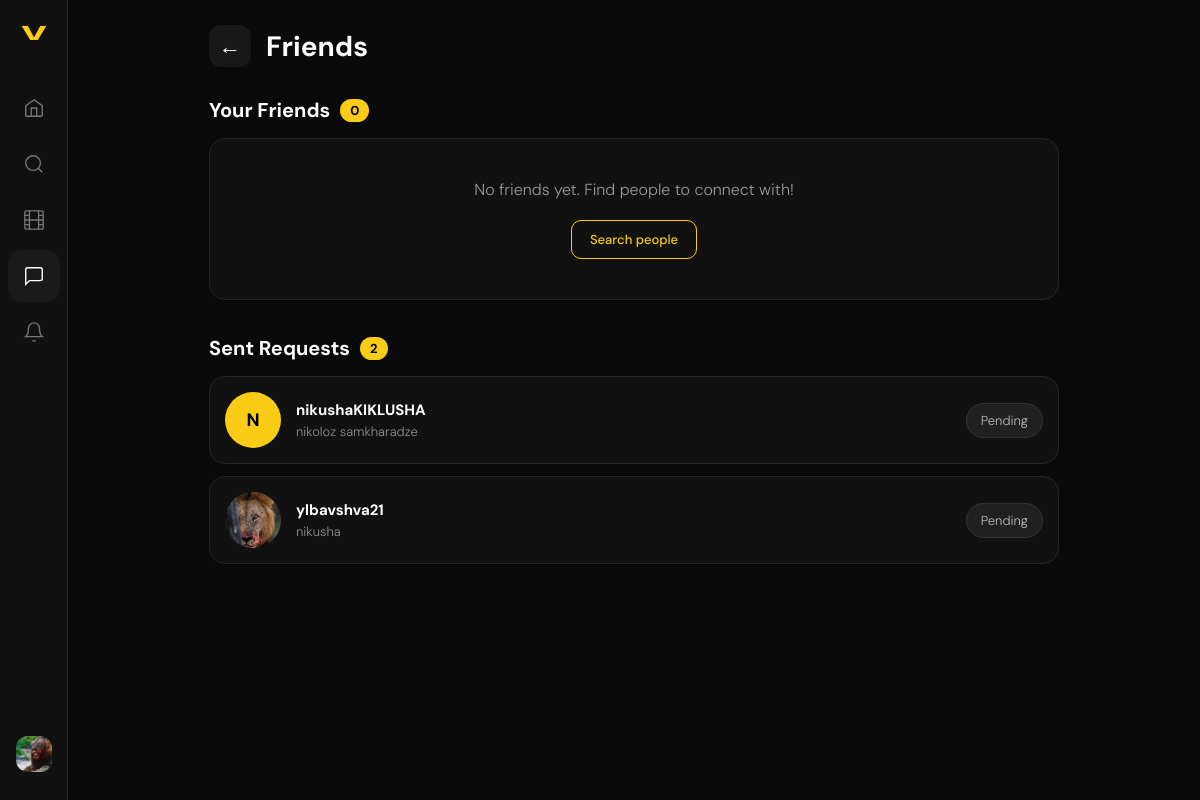
The app's page /chats/friends/ (signed in) with its own data.
### users/models.py (models this page shows, shortened)
class User(AbstractUser):
    id = models.UUIDField(primary_key=True, default=uuid.uuid4, editable=False)
    bio = models.TextField(max_length=500, blank=True)
    avatar = models.ImageField(upload_to='profile_pics/', blank=True, null=True)
    website = models.URLField(blank=True)
    is_private = models.BooleanField(default=False)
    followers = models.ManyToManyField(
        'self',
        through='Follow',
        symmetrical=False,
        related_name='following_set'
    )
    class Meta:
        db_table = 'users'

### chats/models.py (models this page shows, shortened)
class FriendRequest(models.Model):
    STATUS = [
        ('pending',  'Pending'),
        ('accepted', 'Accepted'),
        ('declined', 'Declined'),
    ]
    id         = models.UUIDField(primary_key=True, default=uuid.uuid4, editable=False)
    from_user  = models.ForeignKey(settings.AUTH_USER_MODEL, on_delete=models.CASCADE, related_name='sent_requests')
    to_user    = models.ForeignKey(settings.AUTH_USER_MODEL, on_delete=models.CASCADE, related_name='received_requests')
    status     = models.CharField(max_length=10, choices=STATUS, default='pending')
    created_at = models.DateTimeField(auto_now_add=True)
    class Meta:
        db_table      = 'friend_requests'
        unique_together = ('from_user', 'to_user')

### chats/views.py (the view)
# urls.py: path('friends/',                        views.friend_requests_view,    name='friends'),
@login_required
def friend_requests_view(request):
    received = FriendRequest.objects.filter(
        to_user=request.user, status='pending'
    ).select_related('from_user').order_by('-created_at')
    sent = FriendRequest.objects.filter(
        from_user=request.user, status='pending'
    ).select_related('to_user').order_by('-created_at')
    friends = Friendship.get_friends(request.user)
    return render(request, 'chats/friends.html', {
        'received': received,
        'sent': sent,
        'friends': friends,
    })

### chats/models.py (called while the page is built)
    @classmethod
    def get_friends(cls, user):
        from django.conf import settings
        User = settings.AUTH_USER_MODEL
        qs = cls.objects.filter(
            models.Q(user1=user) | models.Q(user2=user)
        ).select_related('user1', 'user2')
        friends = []
        for f in qs:
            friends.append(f.user2 if f.user1 == user else f.user1)
        return friends

### templates/chats/friends.html (shortened to what this page needs)
{% extends 'users/base.html' %}
{% load static %}
{% block nav_chats %}active{% endblock %}
{% block extra_css %}<link rel="stylesheet" href="{% static 'chats/main.css' %}">{% endblock %}
{% block content %}
<div class="friends-page">
  <div class="friends-header">
    <a href="{% url 'chats:list' %}" class="back-btn">←</a>
    <h2>Friends</h2>
  </div>
  <div class="friends-section">
    <h3 class="fs-title">Your Friends <span class="fs-count">{{ friends|length }}</span></h3>
    {% for friend in friends %}
      <div class="fr-row">
        <a href="{% url 'users:profile' friend.username %}" class="fr-av-wrap">
          {% if friend.avatar %}
            <img src="{{ friend.avatar.url }}" class="fr-av" />
          {% else %}
            <div class="fr-av-ph">{{ friend.username|first|upper }}</div>
          {% endif %}
        </a>
        <div class="fr-info">
          <strong>{{ friend.username }}</strong>
          <span>{{ friend.get_full_name }}</span>
        </div>
        <a href="{% url 'chats:start_dm' friend.username %}" class="fr-msg-btn">
          <svg viewBox="0 0 24 24" fill="none" stroke="currentColor" stroke-width="1.5" width="16" height="16"><path d="M21 15a2 2 0 01-2 2H7l-4 4V5a2 2 0 012-2h14a2 2 0 012 2z"/></svg>
          Message
        </a>
      </div>
    {% empty %}
      <div class="fs-empty">
        <p>No friends yet. Find people to connect with!</p>
        <a href="{% url 'users:search' %}" class="btn-outline">Search people</a>
      </div>
    {% endfor %}
  </div>
  {% if sent %}
  <div class="friends-section">
    <h3 class="fs-title">Sent Requests <span class="fs-count">{{ sent.count }}</span></h3>
    {% for req in sent %}
      <div class="fr-row">
        <a href="{% url 'users:profile' req.to_user.username %}" class="fr-av-wrap">
          {% if req.to_user.avatar %}
            <img src="{{ req.to_user.avatar.url }}" class="fr-av" />
          {% else %}
            <div class="fr-av-ph">{{ req.to_user.username|first|upper }}</div>
          {% endif %}
        </a>
        <div class="fr-info">
          <strong>{{ req.to_user.username }}</strong>
          <span>{{ req.to_user.get_full_name }}</span>
        </div>
        <span class="fr-pending-badge">Pending</span>
      </div>
    {% endfor %}
  </div>
  {% endif %}
</div>
{% endblock %}

### templates/feed/base.html (shortened to what this page needs)
{% load static %}
<!DOCTYPE html>
<html lang="en">
<head>
  <link rel="stylesheet" href="{% static 'users/main.css' %}" />
  {% block extra_css %}{% endblock %}
</head>
<body>
{% if user.is_authenticated %}
<nav class="sidebar">
  <div class="sidebar-logo">V</div>
  <div class="sidebar-links">
    <a href="/" class="nav-link {% block nav_home %}{% endblock %}" title="Home">
      <svg viewBox="0 0 24 24" fill="none" stroke="currentColor" stroke-width="1.5"><path d="M3 9.5L12 3l9 6.5V20a1 1 0 01-1 1H4a1 1 0 01-1-1V9.5z"/><path d="M9 21V12h6v9"/></svg>
    </a>
    <a href="{% url 'users:search' %}" class="nav-link {% block nav_search %}{% endblock %}" title="Search">
      <svg viewBox="0 0 24 24" fill="none" stroke="currentColor" stroke-width="1.5"><circle cx="11" cy="11" r="8"/><path d="M21 21l-4.35-4.35"/></svg>
    </a>
    <a href="/reels/" class="nav-link {% block nav_reels %}{% endblock %}" title="Reels">
      <svg viewBox="0 0 24 24" fill="none" stroke="currentColor" stroke-width="1.5"><rect x="2" y="2" width="20" height="20" rx="2.18"/><path d="M7 2v20M17 2v20M2 12h20M2 7h5M2 17h5M17 7h5M17 17h5"/></svg>
    </a>
    <a href="/chats/" class="nav-link {% block nav_chats %}{% endblock %}" title="Messages">
      <svg viewBox="0 0 24 24" fill="none" stroke="currentColor" stroke-width="1.5"><path d="M21 15a2 2 0 01-2 2H7l-4 4V5a2 2 0 012-2h14a2 2 0 012 2z"/></svg>
    </a>
    <a href="/notifications/" class="nav-link {% block nav_notifs %}{% endblock %}" title="Notifications" style="position:relative">
      <svg viewBox="0 0 24 24" fill="none" stroke="currentColor" stroke-width="1.5"><path d="M18 8A6 6 0 006 8c0 7-3 9-3 9h18s-3-2-3-9"/><path d="M13.73 21a2 2 0 01-3.46 0"/></svg>
    </a>
    <a href="{% url 'users:profile' user.username %}" class="nav-link nav-avatar {% block nav_profile %}{% endblock %}" title="Profile">
      {% if user.avatar %}
        <img src="{{ user.avatar.url }}" alt="avatar" />
      {% else %}
        <span>{{ user.username|first|upper }}</span>
      {% endif %}
    </a>
  </div>
</nav>
{% endif %}
<main class="main-content {% if not user.is_authenticated %}auth-page{% endif %}">
  {% block content %}{% endblock %}
</main>
</body>
</html>

### static/users/main.css (style rules this page uses)
:root { --bg: #0a0a0a; --bg-2: #111111; --bg-3: #1a1a1a; --border: #242424; --text: #f0ede8; --text-muted:#7a7672; --accent: #e8d5b0; --accent-2: #c4a882; --danger: #e05252; --sidebar-w: 68px; --radius: 12px; --font-display: 'Syne', sans-serif; --font-body: 'DM Sans', sans-serif; }
*, *::before, *::after { box-sizing: border-box; margin: 0; padding: 0; }
html { font-size: 16px; }
body { background: var(--bg); color: var(--text); font-family: var(--font-body); font-weight: 300; min-height: 100vh; display: flex; -webkit-font-smoothing: antialiased; }
a { color: inherit; text-decoration: none; }
img { display: block; width: 100%; height: 100%; object-fit: cover; }
.sidebar { position: fixed; left: 0; top: 0; bottom: 0; width: var(--sidebar-w); background: var(--bg-2); border-right: 1px solid var(--border); display: flex; flex-direction: column; align-items: center; padding: 20px 0; z-index: 100; }
.sidebar-logo { font-family: var(--font-display); font-weight: 800; font-size: 22px; color: var(--accent); letter-spacing: -1px; margin-bottom: 36px; }
.sidebar-links { display: flex; flex-direction: column; gap: 4px; flex: 1; width: 100%; padding: 0 8px; }
.nav-link { display: flex; align-items: center; justify-content: center; width: 52px; height: 52px; border-radius: 14px; color: var(--text-muted); transition: background .2s, color .2s; position: relative; }
.nav-link:hover, .nav-link.active { background: var(--bg-3); color: var(--text); }
.nav-link svg { width: 22px; height: 22px; }
.nav-avatar { margin-top: auto; overflow: hidden; border: 2px solid transparent; transition: border-color .2s; }
.nav-avatar img { border-radius: 12px; width: 36px; height: 36px; }
.main-content { margin-left: var(--sidebar-w); flex: 1; min-height: 100vh; }
.btn-outline { padding: 7px 18px; border: 1px solid var(--border); border-radius: 10px; font-size: 13px; font-weight: 500; color: var(--text); background: transparent; cursor: pointer; transition: border-color .2s, background .2s; }
.back-btn { font-size: 20px; color: var(--text-muted); padding: 8px; border-radius: 8px; transition: color .2s; }
:root { --bg:#0a0a0a;--bg2:#111;--bg3:#1a1a1a;--bd:#242424;--t:#f0ede8;--m:#7a7672;--a:#e8d5b0;--a2:#c4a882;--danger:#e05252;--radius:12px;--fd:'Syne',sans-serif;--fb:'DM Sans',sans-serif; }
.back-btn { font-size: 22px; color: var(--m); width: 36px; height: 36px; display: flex; align-items: center; justify-content: center; border-radius: 8px; transition: color .2s; }

### records on screen
User: avatar (picture)
FriendRequest: to_user.username|first "N", to_user.username "nikushaKIKLUSHA", to_user.get_full_name "nikoloz samkharadze"
FriendRequest: to_user.avatar (picture), to_user.username "ylbavshva21", to_user.get_full_name "nikusha"

### other values on screen
{{ friends|length }} "0"
{{ sent.count }} "2"
